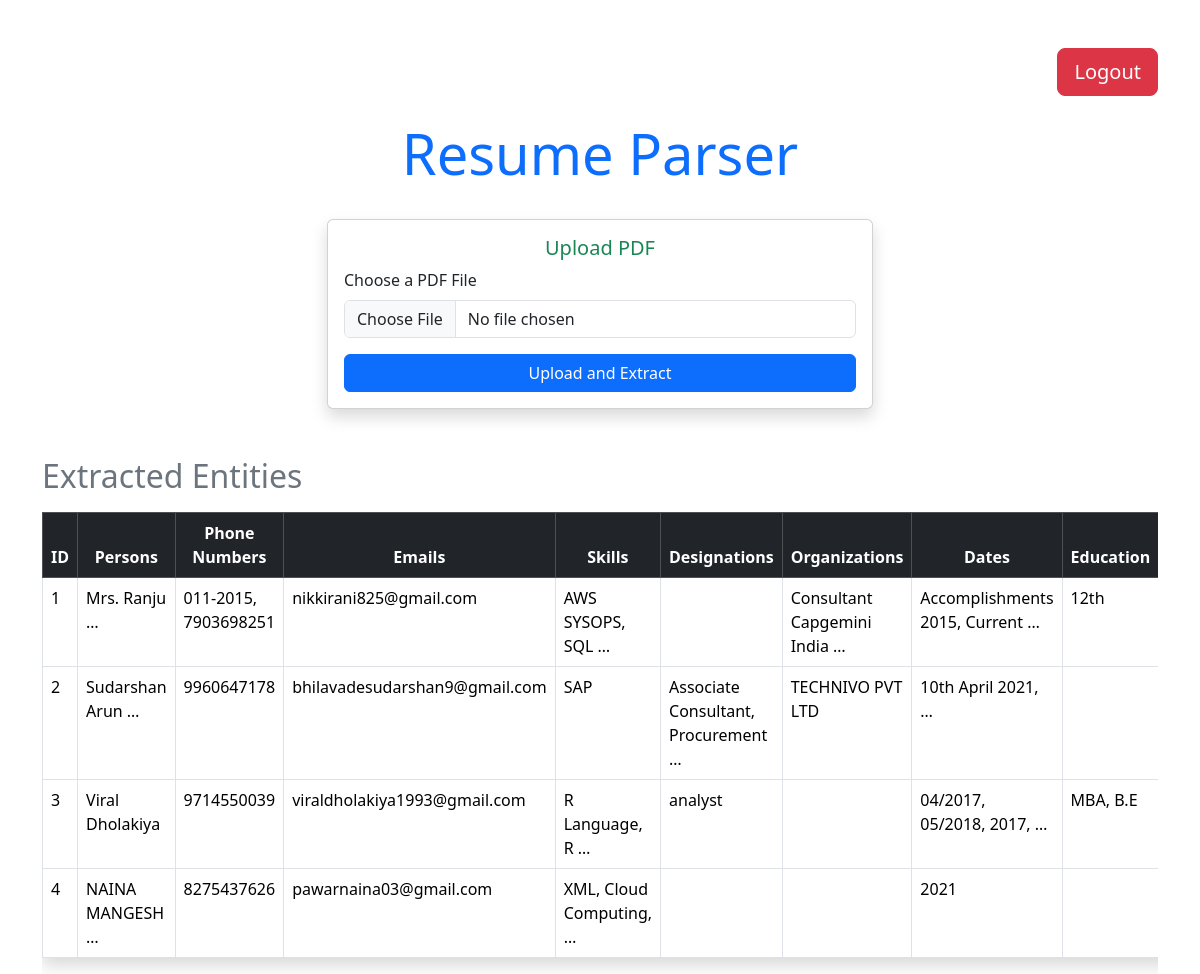
Page /app1/home (signed in) on the committed database.
### app1/models.py (models this page shows, shortened)
class Entity(models.Model):
    persons = models.JSONField(default=list)  # Store list of persons (names)
    phone_numbers = models.JSONField(default=list)  # Store phone numbers
    emails = models.JSONField(default=list)  # Store emails
    skills = models.JSONField(default=list)  # Store skills
    designations = models.JSONField(default=list)  # Store job titles
    organizations = models.JSONField(default=list)  # Store organizations
    dates = models.JSONField(default=list)  # Store various dates
    educations = models.JSONField(default=list)  # Store education qualifications
    institutes = models.JSONField(default=list)  # Store institutions
    date_of_birth = models.JSONField(default=list)  # Store dates of birth

### app1/views.py (the view, shortened to what this page needs)
# urls.py: path('home', home, name ='home'),
def home(request):
    return render(request, 'home.html',{'page_obj': Entity.objects.all()})

### app1/templates/home.html (shortened to what this page needs)
{% extends 'base.html' %}
{% block content %}
{% if user.is_authenticated %}
<div class="container mt-5">
    <div class="row mb-4">
        <div class="col-12 text-end">
            <a href="{% url 'logout' %}" class="btn btn-danger btn-lg">Logout</a>
        </div>
    </div>
    <div class="row mb-4">
        <div class="col-12 text-center">
            <h1 class="display-4 text-primary">Resume Parser</h1>
        </div>
    </div>
    <div class="row mb-5">
        <div class="col-md-6 offset-md-3">
            <div class="card shadow">
                <div class="card-body">
                    <h5 class="card-title text-center text-success">Upload PDF</h5>
                    <form method="POST" enctype="multipart/form-data">
                        <div class="form-group mb-3">
                            <label for="pdf_file" class="form-label">Choose a PDF File</label>
                            <input type="file" class="form-control" name="pdf_file" accept=".pdf" required>
                        </div>
                        <button type="submit" class="btn btn-primary w-100">Upload and Extract</button>
                    </form>
                </div>
            </div>
        </div>
    </div>
    <div class="row">
        <div class="col-12">
            <h2 class="mb-3 text-secondary">Extracted Entities</h2>
            <div class="table-responsive">
                <table class="table table-bordered table-hover shadow">
                    <thead class="table-dark text-center">
                        <tr>
                            <th>ID</th>
                            <th>Persons</th>
                            <th>Phone Numbers</th>
                            <th>Emails</th>
                            <th>Skills</th>
                            <th>Designations</th>
                            <th>Organizations</th>
                            <th>Dates</th>
                            <th>Education</th>
                        </tr>
                    </thead>
                    <tbody>
                        {% for entity in page_obj %}
                        <tr>
                            <td>{{ forloop.counter }}</td>
                            <td>{{ entity.persons.0|truncatewords:2 }}</td>
                            <td>{{ entity.phone_numbers|join:', '|truncatewords:3 }}</td>
                            <td>{{ entity.emails|join:', '|truncatewords:3 }}</td>
                            <td>{{ entity.skills|join:', '|truncatewords:3 }}</td>
                            <td>{{ entity.designations|join:', '|truncatewords:3 }}</td>
                            <td>{{ entity.organizations|join:', '|truncatewords:3 }}</td>
                            <td>{{ entity.dates|join:', '|truncatewords:3 }}</td>
                            <td>{{ entity.educations|join:', '|truncatewords:3 }}</td>
                        </tr>
                        {% empty %}
                        <tr>
                            <td colspan="12" class="text-center text-muted">No data available yet.</td>
                        </tr>
                        {% endfor %}
                    </tbody>
                </table>
            </div>
        </div>
    </div>
</div>
{% endif %}
{% endblock %}

### app1/templates/base.html (shortened to what this page needs)
<!DOCTYPE html>
<html lang="en">
<head>
    <link href="https://cdn.jsdelivr.net/npm/bootstrap@5.3.3/dist/css/bootstrap.min.css" rel="stylesheet">
</head>
<body>
    {% block content %}
    {% endblock %}
</body>
</html>

### rows in the picture
Entity: persons.0 "Mrs. Ranju …", phone_numbers "011-2015, 7903698251", emails "nikkirani825@gmail.com", skills "AWS SYSOPS, SQL …", organizations "Consultant Capgemini India …", dates "Accomplishments 2015, Current …", educations "12th"
Entity: persons.0 "Sudarshan Arun …", phone_numbers "9960647178", emails "bhilavadesudarshan9@gmail.com", skills "SAP", designations "Associate Consultant, Procurement …", organizations "TECHNIVO PVT LTD", dates "10th April 2021, …"
Entity: persons.0 "Viral Dholakiya", phone_numbers "9714550039", emails "viraldholakiya1993@gmail.com", skills "R Language, R …", designations "analyst", dates "04/2017, 05/2018, 2017, …", educations "MBA, B.E"
Entity: persons.0 "NAINA MANGESH …", phone_numbers "8275437626", emails "pawarnaina03@gmail.com", skills "XML, Cloud Computing, …", dates "2021"
